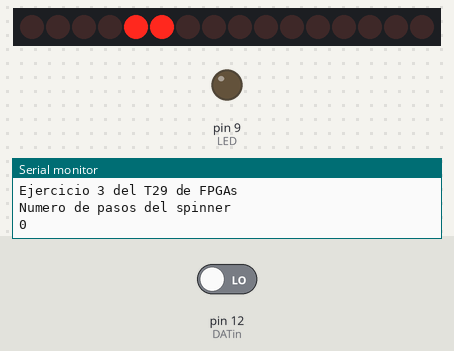
A sketch run on a simulated Arduino Uno, built with avr-gcc and run on an emulated ATmega328P. Parts: 16 shift-register outputs drawn as a row of LEDs (first output left, lit = HIGH), output pins drawn as LEDs (lit = HIGH), the last lines printed to the serial monitor. Wiring (inferred from the names in the program): 2 × shift register (74HC595): data pin 11; shift clock pin 13; latch pin 10. Wiring (inferred from the signals the program sends): row of LEDs: on Q0, Q1, Q2, Q3, Q4, Q5, Q6, Q7, Q8, Q9, Q10, Q11, Q12, Q13, Q14, Q15. The inputs (shaded band) are chosen by the test bench; at power-on: pin 12 (DATin) LOW. Pins used as bus, display or sensor lines are not drawn.

Above: at 1.2 s.
1.3 s: pin 12 (DATin) driven HIGH
At 1.7 s:
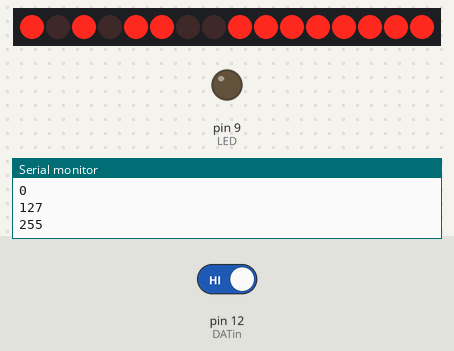
2.8 s: pin 12 (DATin) driven LOW
At 4.1 s:
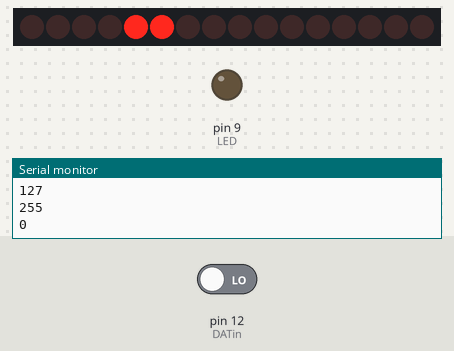
Timing chart, 0 to 5.8 s (numbered marks = the images above; inputs shaded):
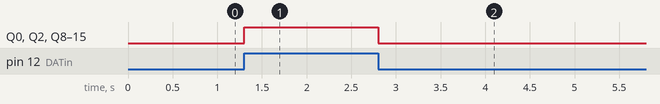

Measured:
- after the input at 1.3 s, Q0, Q2, Q8–15: LOW → HIGH at once
- after the input at 2.8 s, Q0, Q2, Q8–15: HIGH → LOW at once

The sketch:

T_29_ejercicio_3_entrada_y_salida.ino
```cpp
const int LED = 9;
const int CLK = 13;  //-- Pin de reloj
const int DATin = 12;//-- Pin de entrada datos
const int DATout = 11;//-- Pin de salida datos
const int CTRL = 10; //-- Pin de control

void setup() {
  pinMode(LED, OUTPUT);
  pinMode(CLK, OUTPUT);
  pinMode(DATin, INPUT);
  pinMode(DATout, OUTPUT);
  pinMode(CTRL, OUTPUT);
  digitalWrite(CLK, LOW);
  digitalWrite(LED,LOW);
  Serial.begin(9600);
  Serial.print("Ejercicio 3 del T29 de FPGAs");
  Serial.print("\n");
  Serial.print("Numero de pasos del spinner");
  Serial.print("\n");
}

byte fpga_read() {
  byte c;

  //-- Indicar a la FPGA que capture el dato
  digitalWrite(CTRL, HIGH);
  digitalWrite(CTRL, LOW);

  //-- Recibir el dato
  c =  shiftIn(DATin, CLK, MSBFIRST);
  return c;
}

void fpga_write(int value) {
 shiftOut(DATout, CLK, MSBFIRST, value);
 digitalWrite(CTRL, HIGH);
 digitalWrite(CTRL, LOW);
}

void loop() {
  byte dat;
  byte old = 0xff;
  char buf[10];

  // Lee el puerto constantemente
  while(1) {

    //-- Leer dato de la FPGA
    dat = fpga_read();

    //Mostrar en la consola si hubo un cambio
    if (dat != old) {
      Serial.print(dat);
      Serial.print("\n");
    }

    //-- Almacenar dato leido para saber
    //-- si hay cambios
    old = dat;

    sprintf(buf, "%03d\n", dat);
   fpga_write(buf[2]);
  }
}
```
